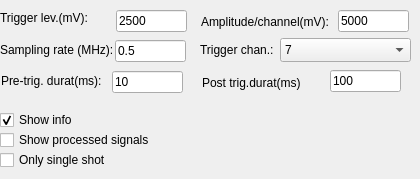
      <widget class="QWidget" name="tab_11">
       <attribute name="title">
        <string>Real time (Spectrum)</string>
       </attribute>
       <widget class="QLineEdit" name="REAL_T_TRigger_Level_textbox">
        <property name="geometry">
         <rect>
          <x>116</x>
          <y>10</y>
          <width>71</width>
          <height>22</height>
         </rect>
        </property>
        <property name="text">
         <string>2500</string>
        </property>
       </widget>
       <widget class="QLabel" name="REAL_T_TRigger_Level_label">
        <property name="geometry">
         <rect>
          <x>0</x>
          <y>10</y>
          <width>91</width>
          <height>16</height>
         </rect>
        </property>
        <property name="text">
         <string>Trigger lev.(mV):</string>
        </property>
       </widget>
       <widget class="QLineEdit" name="REAL_T_smp_rate_textbox_2">
        <property name="geometry">
         <rect>
          <x>115</x>
          <y>40</y>
          <width>71</width>
          <height>22</height>
         </rect>
        </property>
        <property name="text">
         <string>0.5</string>
        </property>
       </widget>
       <widget class="QLabel" name="REAL_T_Samp_rate_label_2">
        <property name="geometry">
         <rect>
          <x>0</x>
          <y>42</y>
          <width>121</width>
          <height>16</height>
         </rect>
        </property>
        <property name="text">
         <string>Sampling rate (MHz):</string>
        </property>
       </widget>
       <widget class="QLineEdit" name="REAL_T_amp_chan_textbox_3">
        <property name="geometry">
         <rect>
          <x>338</x>
          <y>10</y>
          <width>71</width>
          <height>22</height>
         </rect>
        </property>
        <property name="text">
         <string>5000</string>
        </property>
       </widget>
       <widget class="QLabel" name="REAL_T_Samp_rate_label_3">
        <property name="geometry">
         <rect>
          <x>201</x>
          <y>14</y>
          <width>131</width>
          <height>16</height>
         </rect>
        </property>
        <property name="text">
         <string>Amplitude/channel(mV):</string>
        </property>
       </widget>
       <widget class="QLabel" name="REAL_T_Samp_rate_label_4">
        <property name="geometry">
         <rect>
          <x>200</x>
          <y>42</y>
          <width>131</width>
          <height>16</height>
         </rect>
        </property>
        <property name="text">
         <string>Trigger chan.:</string>
        </property>
       </widget>
       <widget class="QComboBox" name="REAL_T_trigger_channel_drop_box">
        <property name="geometry">
         <rect>
          <x>280</x>
          <y>38</y>
          <width>131</width>
          <height>24</height>
         </rect>
        </property>
        <property name="currentText">
         <string>7</string>
        </property>
        <property name="currentIndex">
         <number>7</number>
        </property>
        <property name="placeholderText">
         <string>Choose BPP type</string>
        </property>
        <item>
         <property name="text">
          <string>0</string>
         </property>
        </item>
        <item>
         <property name="text">
          <string>1</string>
         </property>
        </item>
        <item>
         <property name="text">
          <string>2</string>
         </property>
        </item>
        <item>
         <property name="text">
          <string>3</string>
         </property>
        </item>
        <item>
         <property name="text">
          <string>4</string>
         </property>
        </item>
        <item>
         <property name="text">
          <string>5</string>
         </property>
        </item>
        <item>
         <property name="text">
          <string>6</string>
         </property>
        </item>
        <item>
         <property name="text">
          <string>7</string>
         </property>
        </item>
       </widget>
       <widget class="QLabel" name="REAL_T_Samp_rate_label_5">
        <property name="geometry">
         <rect>
          <x>1</x>
          <y>73</y>
          <width>121</width>
          <height>16</height>
         </rect>
        </property>
        <property name="text">
         <string>Pre-trig. durat(ms):</string>
        </property>
       </widget>
       <widget class="QLineEdit" name="REAL_T_PRE_TRigger_durat_textbox_3">
        <property name="geometry">
         <rect>
          <x>112</x>
          <y>71</y>
          <width>71</width>
          <height>22</height>
         </rect>
        </property>
        <property name="text">
         <string>10</string>
        </property>
       </widget>
       <widget class="QLabel" name="REAL_T_Samp_rate_label_6">
        <property name="geometry">
         <rect>
          <x>202</x>
          <y>75</y>
          <width>121</width>
          <height>16</height>
         </rect>
        </property>
        <property name="text">
         <string>Post trig.durat(ms)</string>
        </property>
       </widget>
       <widget class="QLineEdit" name="REAL_Post_trig_durat_textbox_4">
        <property name="geometry">
         <rect>
          <x>330</x>
          <y>70</y>
          <width>71</width>
          <height>22</height>
         </rect>
        </property>
        <property name="text">
         <string>100</string>
        </property>
       </widget>
       <widget class="QCheckBox" name="RealT_show_info_checkbox">
        <property name="geometry">
         <rect>
          <x>0</x>
          <y>110</y>
          <width>79</width>
          <height>20</height>
         </rect>
        </property>
        <property name="text">
         <string>Show info</string>
        </property>
        <property name="checked">
         <bool>true</bool>
        </property>
       </widget>
       <widget class="QCheckBox" name="RealT_show_processed_signals_checkbox_3">
        <property name="geometry">
         <rect>
          <x>0</x>
          <y>130</y>
          <width>161</width>
          <height>20</height>
         </rect>
        </property>
        <property name="text">
         <string>Show processed signals</string>
        </property>
       </widget>
       <widget class="QCheckBox" name="RealT_show_only_single_shot_checkbox_4">
        <property name="geometry">
         <rect>
          <x>0</x>
          <y>150</y>
          <width>161</width>
          <height>20</height>
         </rect>
        </property>
        <property name="text">
         <string>Only single shot</string>
        </property>
       </widget>
      </widget>
